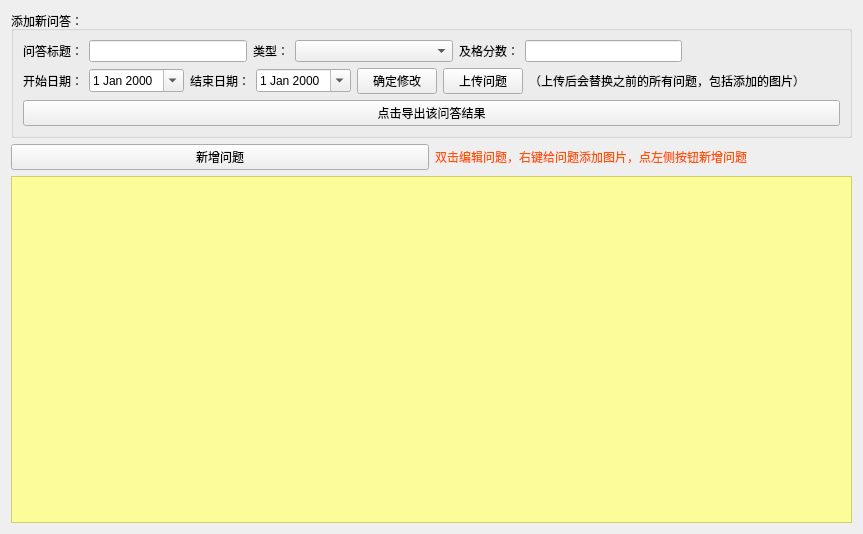
<?xml version="1.0" encoding="UTF-8"?>
<ui version="4.0">
 <class>Form</class>
 <widget class="QWidget" name="Form">
  <property name="geometry">
   <rect>
    <x>0</x>
    <y>0</y>
    <width>863</width>
    <height>534</height>
   </rect>
  </property>
  <property name="windowTitle">
   <string>问答编辑</string>
  </property>
  <layout class="QVBoxLayout" name="verticalLayout_2">
   <item>
    <widget class="QGroupBox" name="groupBox">
     <property name="title">
      <string>添加新问答：</string>
     </property>
     <layout class="QVBoxLayout" name="verticalLayout">
      <item>
       <layout class="QHBoxLayout" name="horizontalLayout">
        <item>
         <widget class="QLabel" name="label_2">
          <property name="text">
           <string>问答标题：</string>
          </property>
         </widget>
        </item>
        <item>
         <widget class="QLineEdit" name="lineEdit"/>
        </item>
        <item>
         <widget class="QLabel" name="label_3">
          <property name="text">
           <string>类型：</string>
          </property>
         </widget>
        </item>
        <item>
         <widget class="QComboBox" name="comboBox">
          <property name="sizePolicy">
           <sizepolicy hsizetype="MinimumExpanding" vsizetype="Fixed">
            <horstretch>0</horstretch>
            <verstretch>0</verstretch>
           </sizepolicy>
          </property>
          <property name="minimumSize">
           <size>
            <width>50</width>
            <height>0</height>
           </size>
          </property>
          <property name="maximumSize">
           <size>
            <width>200</width>
            <height>16777215</height>
           </size>
          </property>
         </widget>
        </item>
        <item>
         <widget class="QLabel" name="label_4">
          <property name="text">
           <string>及格分数：</string>
          </property>
         </widget>
        </item>
        <item>
         <widget class="QLineEdit" name="lineEdit_3"/>
        </item>
        <item>
         <spacer name="horizontalSpacer">
          <property name="orientation">
           <enum>Qt::Horizontal</enum>
          </property>
          <property name="sizeType">
           <enum>QSizePolicy::MinimumExpanding</enum>
          </property>
          <property name="sizeHint" stdset="0">
           <size>
            <width>30</width>
            <height>20</height>
           </size>
          </property>
         </spacer>
        </item>
       </layout>
      </item>
      <item>
       <layout class="QHBoxLayout" name="horizontalLayout_2">
        <item>
         <widget class="QLabel" name="label_5">
          <property name="text">
           <string>开始日期：</string>
          </property>
         </widget>
        </item>
        <item>
         <widget class="QDateEdit" name="dateEdit">
          <property name="calendarPopup">
           <bool>true</bool>
          </property>
         </widget>
        </item>
        <item>
         <widget class="QLabel" name="label_6">
          <property name="text">
           <string>结束日期：</string>
          </property>
         </widget>
        </item>
        <item>
         <widget class="QDateEdit" name="dateEdit_2">
          <property name="calendarPopup">
           <bool>true</bool>
          </property>
         </widget>
        </item>
        <item>
         <widget class="QPushButton" name="pushButton">
          <property name="text">
           <string>确定修改</string>
          </property>
         </widget>
        </item>
        <item>
         <widget class="QPushButton" name="pushButton_2">
          <property name="text">
           <string>上传问题</string>
          </property>
         </widget>
        </item>
        <item>
         <widget class="QLabel" name="label_7">
          <property name="text">
           <string>（上传后会替换之前的所有问题，包括添加的图片）</string>
          </property>
         </widget>
        </item>
        <item>
         <spacer name="horizontalSpacer_2">
          <property name="orientation">
           <enum>Qt::Horizontal</enum>
          </property>
          <property name="sizeHint" stdset="0">
           <size>
            <width>40</width>
            <height>20</height>
           </size>
          </property>
         </spacer>
        </item>
       </layout>
      </item>
      <item>
       <widget class="QPushButton" name="pushButton_3">
        <property name="text">
         <string>点击导出该问答结果</string>
        </property>
       </widget>
      </item>
     </layout>
    </widget>
   </item>
   <item>
    <layout class="QHBoxLayout" name="horizontalLayout_3">
     <item>
      <widget class="QPushButton" name="pushButton_4">
       <property name="text">
        <string>新增问题</string>
       </property>
      </widget>
     </item>
     <item>
      <widget class="QLabel" name="label">
       <property name="palette">
        <palette>
         <active>
          <colorrole role="WindowText">
           <brush brushstyle="SolidPattern">
            <color alpha="255">
             <red>255</red>
             <green>85</green>
             <blue>0</blue>
            </color>
           </brush>
          </colorrole>
          <colorrole role="Text">
           <brush brushstyle="SolidPattern">
            <color alpha="255">
             <red>255</red>
             <green>85</green>
             <blue>0</blue>
            </color>
           </brush>
          </colorrole>
          <colorrole role="ButtonText">
           <brush brushstyle="SolidPattern">
            <color alpha="255">
             <red>255</red>
             <green>85</green>
             <blue>0</blue>
            </color>
           </brush>
          </colorrole>
          <colorrole role="PlaceholderText">
           <brush brushstyle="NoBrush">
            <color alpha="128">
             <red>255</red>
             <green>85</green>
             <blue>0</blue>
            </color>
           </brush>
          </colorrole>
         </active>
         <inactive>
          <colorrole role="WindowText">
           <brush brushstyle="SolidPattern">
            <color alpha="255">
             <red>255</red>
             <green>85</green>
             <blue>0</blue>
            </color>
           </brush>
          </colorrole>
          <colorrole role="Text">
           <brush brushstyle="SolidPattern">
            <color alpha="255">
             <red>255</red>
             <green>85</green>
             <blue>0</blue>
            </color>
           </brush>
          </colorrole>
          <colorrole role="ButtonText">
           <brush brushstyle="SolidPattern">
            <color alpha="255">
             <red>255</red>
             <green>85</green>
             <blue>0</blue>
            </color>
           </brush>
          </colorrole>
          <colorrole role="PlaceholderText">
           <brush brushstyle="NoBrush">
            <color alpha="128">
             <red>255</red>
             <green>85</green>
             <blue>0</blue>
            </color>
           </brush>
          </colorrole>
         </inactive>
         <disabled>
          <colorrole role="WindowText">
           <brush brushstyle="SolidPattern">
            <color alpha="255">
             <red>255</red>
             <green>85</green>
             <blue>0</blue>
            </color>
           </brush>
          </colorrole>
          <colorrole role="Text">
           <brush brushstyle="SolidPattern">
            <color alpha="255">
             <red>255</red>
             <green>85</green>
             <blue>0</blue>
            </color>
           </brush>
          </colorrole>
          <colorrole role="ButtonText">
           <brush brushstyle="SolidPattern">
            <color alpha="255">
             <red>255</red>
             <green>85</green>
             <blue>0</blue>
            </color>
           </brush>
          </colorrole>
          <colorrole role="PlaceholderText">
           <brush brushstyle="NoBrush">
            <color alpha="128">
             <red>255</red>
             <green>85</green>
             <blue>0</blue>
            </color>
           </brush>
          </colorrole>
         </disabled>
        </palette>
       </property>
       <property name="styleSheet">
        <string notr="true">color: rgb(255, 85, 0);</string>
       </property>
       <property name="text">
        <string>双击编辑问题，右键给问题添加图片，点左侧按钮新增问题</string>
       </property>
      </widget>
     </item>
    </layout>
   </item>
   <item>
    <widget class="QTableView" name="tableView">
     <property name="styleSheet">
      <string notr="true">background-color: rgba(255, 255, 127, 200);</string>
     </property>
     <property name="selectionBehavior">
      <enum>QAbstractItemView::SelectRows</enum>
     </property>
     <attribute name="horizontalHeaderVisible">
      <bool>true</bool>
     </attribute>
     <attribute name="horizontalHeaderCascadingSectionResizes">
      <bool>true</bool>
     </attribute>
     <attribute name="horizontalHeaderHighlightSections">
      <bool>true</bool>
     </attribute>
     <attribute name="horizontalHeaderShowSortIndicator" stdset="0">
      <bool>true</bool>
     </attribute>
     <attribute name="horizontalHeaderStretchLastSection">
      <bool>true</bool>
     </attribute>
     <attribute name="verticalHeaderVisible">
      <bool>true</bool>
     </attribute>
     <attribute name="verticalHeaderHighlightSections">
      <bool>false</bool>
     </attribute>
    </widget>
   </item>
  </layout>
 </widget>
 <resources/>
 <connections/>
</ui>
